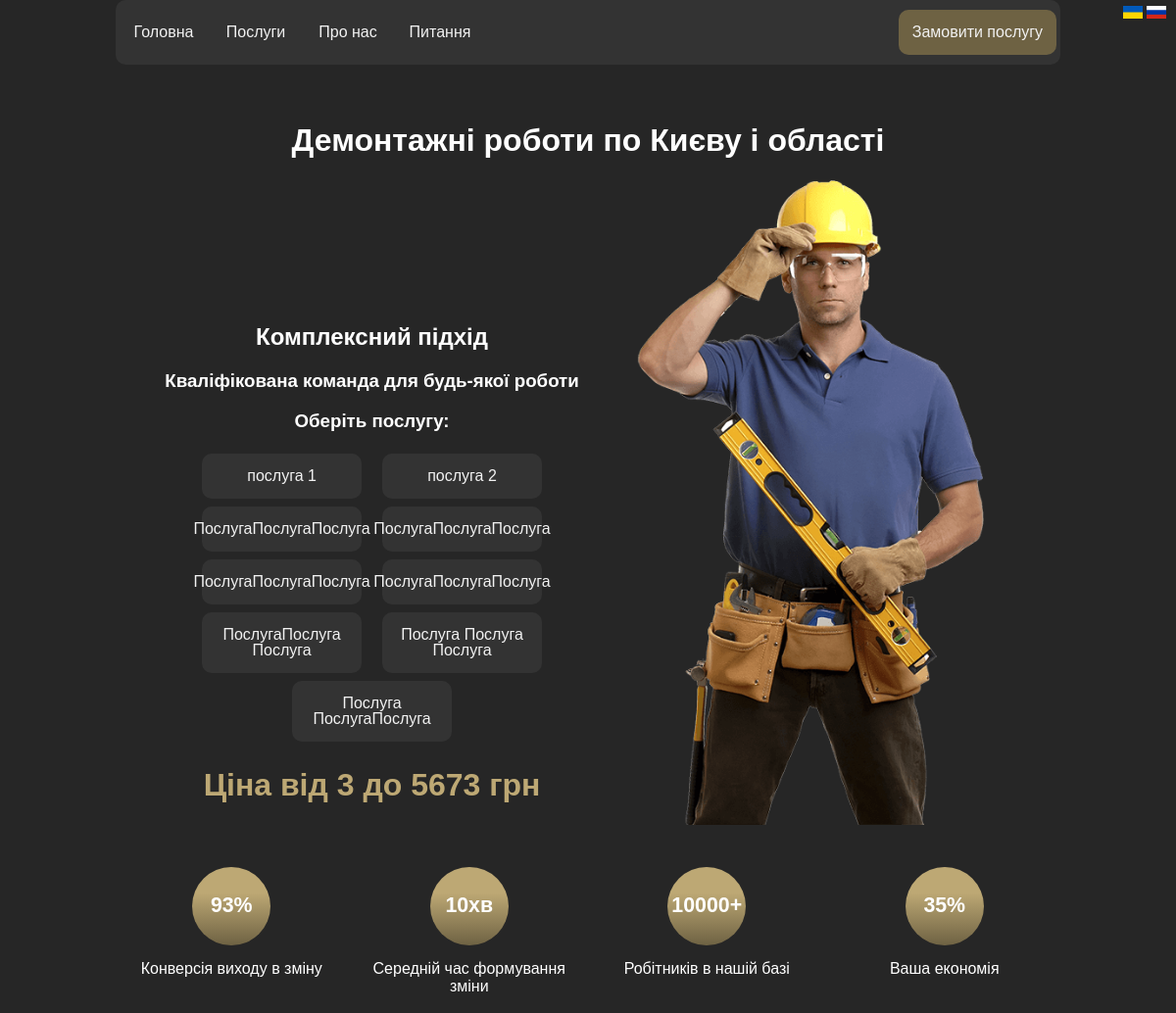
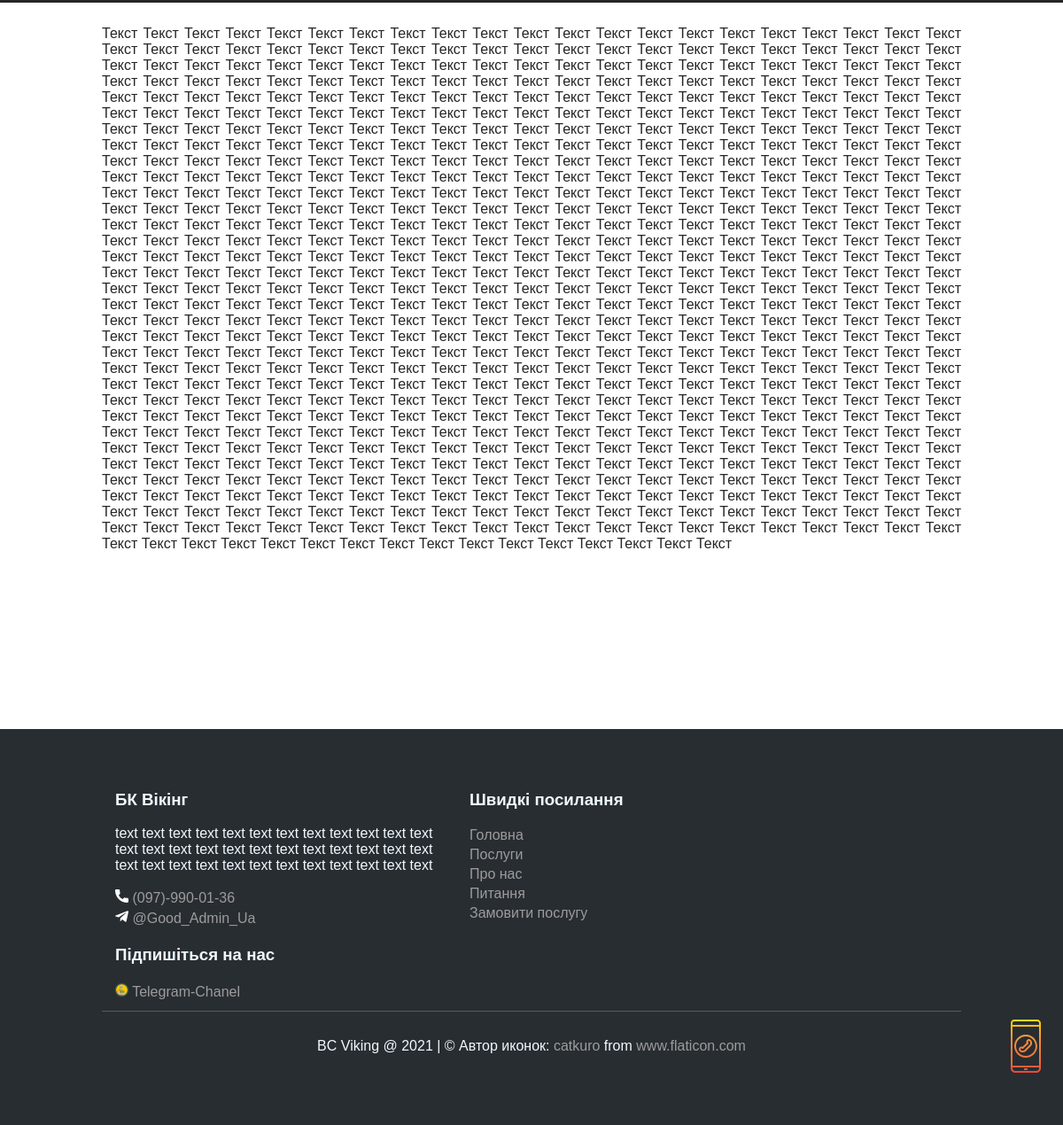
The app's page /uk/ with its own data (2 pictures, top to bottom).
### main/models.py (models this page shows, shortened)
class ServicesAndPrice(models.Model):
    service = models.CharField('Услуга RU', max_length=200)
    serviceUA = models.CharField('Послуга UA', max_length=200, null=True, blank=True)
    description = models.TextField('Описание RU', null=True, blank=True)
    descriptionUA = models.TextField('Опис UA', null=True, blank=True)
    price = models.DecimalField(_('Ціна'), max_digits=6, decimal_places=0)
    si = models.CharField('Единици измерения RU', max_length=20, null=True, blank=True, default='грн')
    siUA = models.CharField('Одиниці виміру UA', max_length=20, null=True, blank=True, default='грн')
    image = models.ImageField(_('Зображення'), null=True, blank=True, upload_to='var/www/file_project/media/images/')
    class Meta:
        verbose_name = _('Послуга')
        verbose_name_plural = _('Послуги')
    objects = models.Manager()          # Менеджер за замовчуванням
    published = ServiceManager()        # Наш новий менеджер

### main/views.py (the view)
# urls.py: path('', views.index, name='home'),
def index(request):
    service = ServicesAndPrice.objects.order_by('id')[:9]
    data = {}
    if ServicesAndPrice.objects.count() != 0:
        min_price = ServicesAndPrice.objects.order_by('price')[0]
        max_price = ServicesAndPrice.objects.order_by('-price')[0]
        data.update({
            'min_price': min_price,
            'max_price': max_price,
        })
    data.update({
        'service': service,
    })
    return render(request, 'main/index.html', data)

### main/templates/main/index.html (shortened to what this page needs)
{% extends 'main/base.html' %}
{% load static %}
{% load i18n %}
{% get_current_language as LANGUAGE_CODE %}
{% block content %}
    <div>
        <h1 class="hh1" align="center">{% translate 'Демонтажні роботи по Києву і області' %}</h1>
        <div>
            <div class="InTitle">
                <h2 align="center">{% translate 'Комплексний підхід' %}</h2>
                <h3 align="center">{% translate 'Кваліфікована команда для будь-якої роботи' %}</h3>
                {% if service %}
                    <h3 align="center">{% translate 'Оберіть послугу' %}:</h3>
                    <ul class="rab">
                    {% if LANGUAGE_CODE == 'ru' %}
                        {% for i in service %}
                            <li><a href="{% url 'service_detail' i.id %}"><div style="text-align: center; padding: 15px 5px;">{{ i.service }}</div></a></li>
                        {% endfor %}
                    {% elif LANGUAGE_CODE == 'uk' %}
                        {% for i in service %}
                            <li><a href="{% url 'service_detail' i.id %}"><div style="text-align: center; padding: 15px 5px;">{{ i.serviceUA }}</div></a></li>
                        {% endfor %}
                    {% endif %}
                    </ul>
                    <h1 style="color: #bda874; margin-bottom: 0">{% blocktranslate with min_price=min_price.price max_price=max_price.price %}Ціна від {{ min_price }} до {{ max_price }} грн{% endblocktranslate %}</h1>
                {% else %}
                    <h3>{% translate 'Адміністратор ще не додав послуг' %}</h3>
                {% endif %}
            </div>
             <div class="InTitleImg"><img src="{% static 'main/img/pngegg.png' %}" alt="handyman" width="45%"></div>
        </div>
        <div>
            <div class="advert">
                <ul>
                    <li class="add"><h2>93%</h2><div>{% translate 'Конверсія виходу в зміну' %}</div></li>
                    <li class="add"><h2>10хв</h2><div>{% translate 'Середній час формування зміни' %}</div></li>
                    <li class="add"><h2>10000+</h2><div>{% translate 'Робітників в нашій базі' %}</div></li>
                    <li class="add"><h2>35%</h2><div>{% translate 'Ваша економія' %}</div></li>
                </ul>
            </div>
        </div>
    </div>
{% endblock %}
{% block contentFullWidth %}
    <p></p>
{% endblock %}

### static/main/style/style.css (style rules this page uses)
html { //height: 100%; margin: 0; padding: 0; font-family: sans-serif; background-color: #262626; color: #ffffff; }
body { margin: 0; padding: 0; //background: #262626; min-height:1100px; //text-align: center; }
.InTitle { width: 49%; display: inline-block; vertical-align: top; margin-top: 13%; }
.rab { display: flex; text-align: center; margin: 0 auto; padding: 0; width: 80%; flex-wrap: wrap; justify-content: space-evenly; }
.InTitle li { background-color: #333333; width: 43%; list-style-type: none; text-align: center; border-radius: 10px; margin: 4px; line-height: 1em; transition: 500ms; }
.InTitle a { text-decoration: none; color: #f2f2f2; border-radius: 10px; width: 100%; height: 100%; display: flex; align-items: center; justify-content: center; }
.InTitleImg { display: inline; }
.advert { width: 100%; display: block; text-align: center; //margin-bottom: 55px; }
.advert ul { display: flex; flex-wrap: nowrap; align-content: center; justify-content: space-evenly; align-items: flex-start; padding-left: 0; }
.advert li { width: 25%; list-style-type: none; display: flex; justify-content: center; align-content: center; align-items: center; flex-direction: column; text-align: center; //width: 252px; //height: 252px; //line-height: 2px; margin: 5px; }
.advert h2 { background: rgb(110,98,67); background: linear-gradient(0deg, rgba(110,98,67,1) 0%, rgba(189,168,116,1) 67%); display: flex; align-content: center; justify-content: center; align-items: center; width: 80px; height: 80px; //padding: 10px; border-radius: 100%; border: none; margin-bottom: 15px; font-size: 16pt; }

### records on screen
ServicesAndPrice: serviceUA "послуга 1"
ServicesAndPrice: serviceUA "послуга 2"
ServicesAndPrice: serviceUA "ПослугаПослугаПослуга"
ServicesAndPrice: serviceUA "ПослугаПослугаПослуга"
ServicesAndPrice: serviceUA "ПослугаПослугаПослуга"
ServicesAndPrice: serviceUA "ПослугаПослугаПослуга"
ServicesAndPrice: serviceUA "ПослугаПослуга Послуга"
ServicesAndPrice: serviceUA "Послуга Послуга Послуга"
ServicesAndPrice: serviceUA "Послуга ПослугаПослуга"
